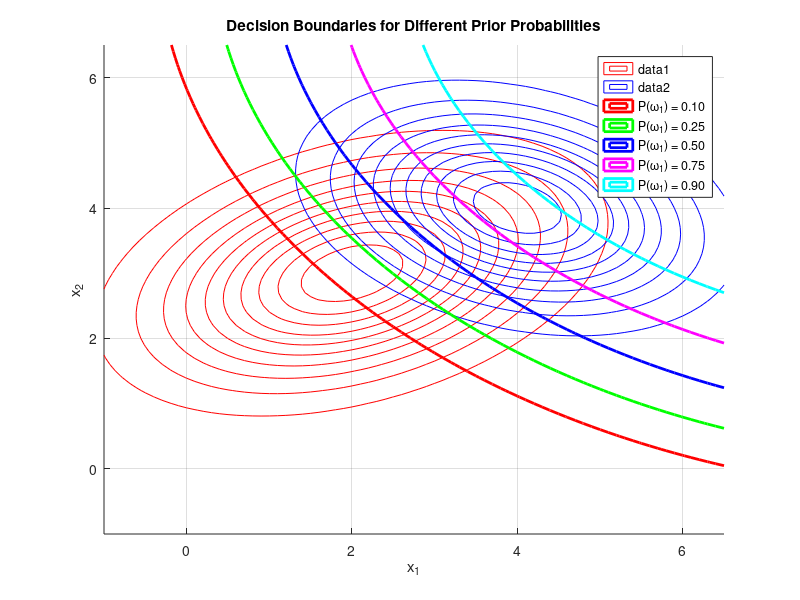
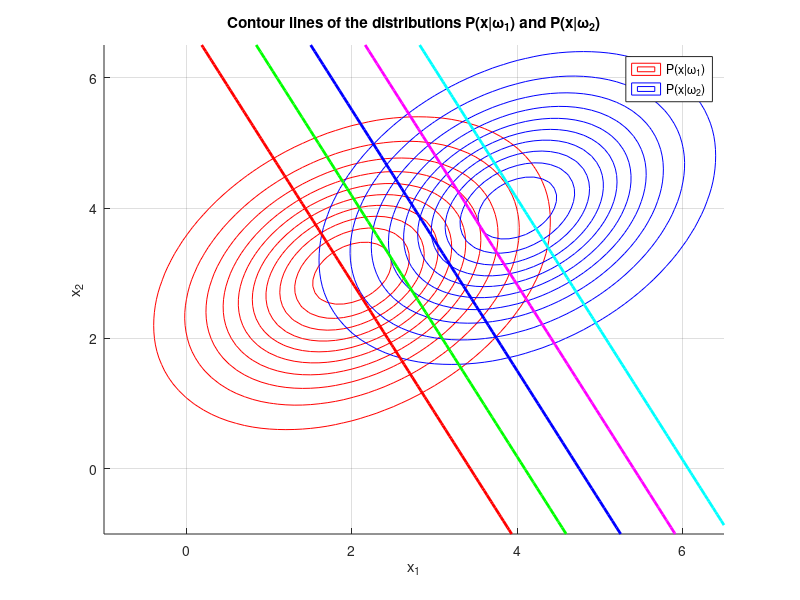

These figures' MATLAB source, in order:
%% Initialization
clear all; close all; clc

% Parameters of the distributions
mu1 = [2 3];
sigma1 = [2 0.5; 0.5 1];

mu2 = [4 4];
sigma2 = [1.5 -0.3; -0.3 0.8];

% Prior probabilities
P_w1_values = [0.1, 0.25, 0.5, 0.75, 0.9];

% Colors for the decision boundaries
colors = {'r', 'g', 'b', 'm', 'c'};

% Create a grid for the x values
[x, y] = meshgrid(-1:0.1:6.5, -1:0.1:6.5);
X = [x(:) y(:)];

% Calculate the probability densities
F1 = mvnpdf(X, mu1, sigma1);
F2 = mvnpdf(X, mu2, sigma2);

F1 = reshape(F1, size(x));
F2 = reshape(F2, size(x));

% Plot the contour lines
figure;
hold on;
contour(x, y, F1, 10, 'LineColor', 'r');
contour(x, y, F2, 10, 'LineColor', 'b');
grid on;
xlabel('x');
ylabel('y');
title('Contour lines onto x-y plane'); 

% Calculate and plot decision boundaries for each prior probability
for i = 1:length(P_w1_values)
    P_w1 = P_w1_values(i);
    P_w2 = 1 - P_w1;
    
    % Discriminant functions
    g1 = -1/2 * ((x - mu1(1)).^2 / sigma1(1, 1) + (y - mu1(2)).^2 / sigma1(2, 2)) ...
        + log(P_w1) - 1/2 * log(det(sigma1));
    g2 = -1/2 * ((x - mu2(1)).^2 / sigma2(1, 1) + (y - mu2(2)).^2 / sigma2(2, 2)) ...
        + log(P_w2) - 1/2 * log(det(sigma2));
    
    % Decision boundary
    contour(x, y, g1 - g2, [0 0], 'LineWidth', 2, 'LineColor', colors{i}, ...
        'DisplayName', sprintf('P(\\omega_1) = %.2f', P_w1));
end
legend show;
xlabel('x_1');
ylabel('x_2');
title('Decision Boundaries for Different Prior Probabilities');
hold off;



fprintf('Program paused. Press enter to continue.\n');
pause
clc; close all; clear all;


% Parameters of the distributions
mu1 = [2 3];
mu2 = [4 4];
sigma2 = sigma1 = [1.2 0.4; 0.4 1.2];

% Prior probabilities
P_w1_values = [0.1, 0.25, 0.5, 0.75, 0.9];

% Colors for the decision boundaries
colors = {'r', 'g', 'b', 'm', 'c'};

% Create a grid for the x values
[x, y] = meshgrid(-1:0.1:6.5, -1:0.1:6.5);
X = [x(:) y(:)];

% Calculate the probability densities
F1 = mvnpdf(X, mu1, sigma1);
F2 = mvnpdf(X, mu2, sigma2);

F1 = reshape(F1, size(x));
F2 = reshape(F2, size(x));

% Plot the contour lines
figure;
hold on;
contour(x, y, F1, 10, 'LineColor', 'r');
contour(x, y, F2, 10, 'LineColor', 'b');
grid on;
xlabel('x');
ylabel('y');
title('Contour lines onto x-y plane');

% Calculate and plot decision boundaries for each prior probability
for i = 1:length(P_w1_values)
    P_w1 = P_w1_values(i);
    P_w2 = 1 - P_w1;
    
    % Discriminant functions
    g1 = -0.5 * ((x - mu1(1)).^2 / sigma1(1, 1) + (y - mu1(2)).^2 / sigma1(2, 2)) ...
        + log(P_w1);
    g2 = -0.5 * ((x - mu2(1)).^2 / sigma2(1, 1) + (y - mu2(2)).^2 / sigma2(2, 2)) ...
        + log(P_w2);
    
    % Decision boundary
    contour(x, y, g1 - g2, [0 0], 'LineWidth', 2, 'LineColor', colors{i}, ...
        'DisplayName', sprintf('P(\\omega_1) = %.2f', P_w1));
end

legend show;
xlabel('x_1');
ylabel('x_2');
title('Decision Boundaries for Different Prior Probabilities');
hold off;

title('Contour lines of the distributions P(x|\omega_1) and P(x|\omega_2)');
xlabel('x_1');
ylabel('x_2');
legend('P(x|\omega_1)', 'P(x|\omega_2)', 'Location', 'northeast');
grid on;
hold off;
